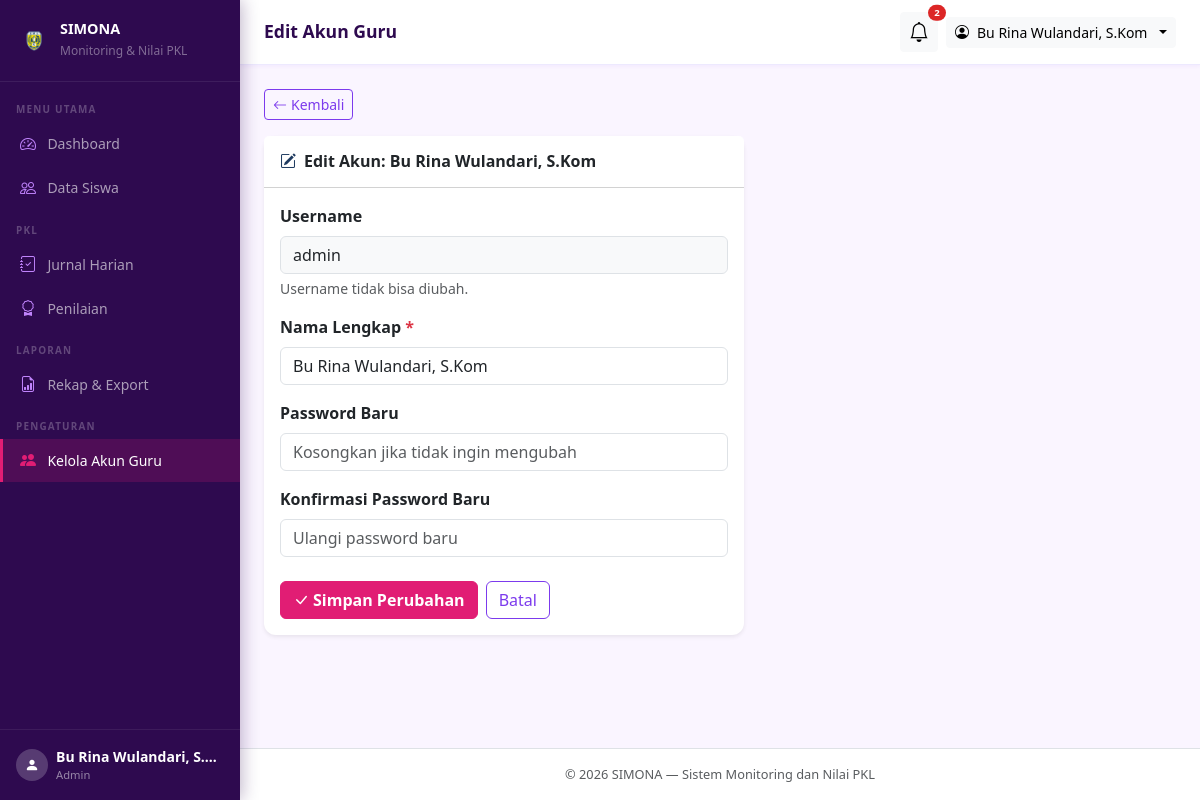
Page /admin/akun/edit.php?id=1 (signed in) on the committed database.
### tables this page shows
CREATE TABLE IF NOT EXISTS `users` (
  `id`         INT UNSIGNED  NOT NULL AUTO_INCREMENT,
  `nama`       VARCHAR(100)  NOT NULL,
  `username`   VARCHAR(50)   NOT NULL,
  `password`   VARCHAR(255)  NOT NULL COMMENT 'Hasil password_hash(), bukan teks asli',
  `role`       ENUM('admin','siswa') NOT NULL DEFAULT 'siswa',
  `created_at` TIMESTAMP     NOT NULL DEFAULT CURRENT_TIMESTAMP,
  PRIMARY KEY (`id`),
  UNIQUE KEY `uq_username` (`username`)
);

### includes/auth.php (called while the page is built, shortened)
<?php
function current_user(): array
{
    return [
        'user_id'  => $_SESSION['user_id']  ?? null,
        'nama'     => $_SESSION['nama']     ?? '',
        'username' => $_SESSION['username'] ?? '',
        'role'     => $_SESSION['role']     ?? '',
        'siswa_id' => $_SESSION['siswa_id'] ?? null,
    ];
}
function current_role(): string
{
    return $_SESSION['role'] ?? '';
}

### includes/functions.php (called while the page is built, shortened)
<?php
function e(string $string): string
{
    return htmlspecialchars($string, ENT_QUOTES, 'UTF-8');
}

### admin/akun/edit.php (the view, shortened to what this page needs)
<?php
require_once __DIR__ . '/../../includes/auth.php';
require_once __DIR__ . '/../../includes/functions.php';
$db   = get_db();
$id   = (int)($_GET['id'] ?? 0);
$stmt = $db->prepare("SELECT * FROM users WHERE id = ? AND role = 'admin'");
$stmt->execute([$id]);
$akun = $stmt->fetch();
$input  = $akun;
$page_title = 'Edit Akun Guru';
require_once __DIR__ . '/../../includes/header.php';
?>
<div class="mb-3">
  <a href="<?= APP_URL ?>/admin/akun/index.php" class="btn btn-sm btn-outline-secondary">
    <i class="bi bi-arrow-left me-1"></i>Kembali
  </a>
</div>
<div class="card border-0 shadow-sm" style="max-width:480px">
  <div class="card-header bg-white py-3">
    <h6 class="mb-0 fw-bold">
      <i class="bi bi-pencil-square me-2" style="color:#1e3a5f"></i>Edit Akun: <?= e($akun['nama']) ?>
    </h6>
  </div>
  <div class="card-body">
    <form method="POST" novalidate>
      <div class="mb-3">
        <label class="form-label fw-semibold">Username</label>
        <input type="text" class="form-control bg-light" value="<?= e($akun['username']) ?>" disabled>
        <div class="form-text">Username tidak bisa diubah.</div>
      </div>
      <div class="mb-3">
        <label class="form-label fw-semibold">Nama Lengkap <span class="text-danger">*</span></label>
        <input type="text" name="nama" class="form-control"
               value="<?= e($input['nama']) ?>" required>
      </div>
      <div class="mb-3">
        <label class="form-label fw-semibold">Password Baru</label>
        <input type="password" name="password" class="form-control"
               placeholder="Kosongkan jika tidak ingin mengubah" autocomplete="new-password">
      </div>
      <div class="mb-4">
        <label class="form-label fw-semibold">Konfirmasi Password Baru</label>
        <input type="password" name="konfirmasi" class="form-control"
               placeholder="Ulangi password baru">
      </div>
      <div class="d-flex gap-2">
        <button type="submit" class="btn btn-primary">
          <i class="bi bi-check-lg me-1"></i>Simpan Perubahan
        </button>
        <a href="<?= APP_URL ?>/admin/akun/index.php" class="btn btn-outline-secondary">Batal</a>
      </div>
    </form>
  </div>
</div>
<?php require_once __DIR__ . '/../../includes/footer.php'; ?>

### includes/header.php (shortened to what this page needs)
<?php
require_once __DIR__ . '/../includes/functions.php';
require_once __DIR__ . '/../includes/auth.php';
$page_title = $page_title ?? 'Monitoring PKL';
$user       = current_user();
$role       = current_role();
$base = ($role === 'admin') ? APP_URL . '/admin' : APP_URL . '/siswa';
$current = basename($_SERVER['PHP_SELF']);
$current_dir = basename(dirname($_SERVER['PHP_SELF']));
?>
<!DOCTYPE html>
<html lang="id">
<head>
  <link href="https://cdn.jsdelivr.net/npm/bootstrap@5.3.3/dist/css/bootstrap.min.css" rel="stylesheet">
  <link href="https://cdn.jsdelivr.net/npm/bootstrap-icons@1.11.3/font/bootstrap-icons.min.css" rel="stylesheet">
</head>
<body>
<nav class="sidebar" id="sidebar">
  <a href="<?= $base ?>/dashboard.php" class="sidebar-brand d-flex align-items-center gap-2 text-decoration-none">
    <img src="<?= APP_URL ?>/assets/img/logo-smk.png"
         alt="Logo SMK"
         style="width:36px;height:36px;object-fit:contain;flex-shrink:0">
    <div>
      <h6 class="mb-0">SIMONA</h6>
      <small>Monitoring & Nilai PKL</small>
    </div>
  </a>
  <div class="sidebar-nav">
    <?php if ($role === 'admin'): ?>
      <div class="sidebar-label">Menu Utama</div>
      <a href="<?= APP_URL ?>/admin/dashboard.php"
         class="nav-link <?= $current === 'dashboard.php' && $current_dir === 'admin' ? 'active' : '' ?>">
        <i class="bi bi-speedometer2"></i> Dashboard
      </a>
      <a href="<?= APP_URL ?>/admin/siswa/index.php"
         class="nav-link <?= $current_dir === 'siswa' ? 'active' : '' ?>">
        <i class="bi bi-people"></i> Data Siswa
      </a>
      <div class="sidebar-label">PKL</div>
      <a href="<?= APP_URL ?>/admin/jurnal/index.php"
         class="nav-link <?= $current_dir === 'jurnal' ? 'active' : '' ?>">
        <i class="bi bi-journal-check"></i> Jurnal Harian
      </a>
      <a href="<?= APP_URL ?>/admin/nilai/index.php"
         class="nav-link <?= $current_dir === 'nilai' ? 'active' : '' ?>">
        <i class="bi bi-award"></i> Penilaian
      </a>
      <div class="sidebar-label">Laporan</div>
      <a href="<?= APP_URL ?>/admin/laporan/index.php"
         class="nav-link <?= $current_dir === 'laporan' ? 'active' : '' ?>">
        <i class="bi bi-file-earmark-bar-graph"></i> Rekap & Export
      </a>
      <div class="sidebar-label">Pengaturan</div>
      <a href="<?= APP_URL ?>/admin/akun/index.php"
         class="nav-link <?= $current_dir === 'akun' ? 'active' : '' ?>">
        <i class="bi bi-people-fill"></i> Kelola Akun Guru
      </a>
    <?php endif; ?>
  </div>
  <div class="sidebar-footer">
    <div class="d-flex align-items-center gap-2">
      <div style="width:32px;height:32px;background:rgba(255,255,255,0.2);border-radius:50%;display:flex;align-items:center;justify-content:center;flex-shrink:0">
        <i class="bi bi-person-fill text-white small"></i>
      </div>
      <div style="min-width:0">
        <div class="text-white small fw-semibold text-truncate"><?= e($user['nama']) ?></div>
        <div style="color:rgba(255,255,255,0.5);font-size:0.7rem"><?= $role === 'admin' ? 'Admin' : 'Siswa' ?></div>
      </div>
    </div>
  </div>
</nav>
<div class="main-wrapper">
  <div class="topbar">
    <div class="d-flex align-items-center gap-3">
      <h5 class="page-heading"><?= e($page_title) ?></h5>
    </div>
    <div class="d-flex align-items-center gap-2">
      <?php if ($role === 'admin'):
        $db_bell = get_db();
        $pending_count = $db_bell->query("SELECT COUNT(*) FROM jurnal_harian WHERE status_verifikasi='menunggu'")->fetchColumn();
      ?>
      <div class="dropdown">
        <button class="btn btn-sm btn-light position-relative" data-bs-toggle="dropdown" aria-expanded="false">
          <i class="bi bi-bell fs-5"></i>
          <?php if ($pending_count > 0): ?>
            <span class="position-absolute top-0 start-100 translate-middle badge rounded-pill bg-danger"
                  style="font-size:0.6rem">
              <?= $pending_count > 9 ? '9+' : $pending_count ?>
            </span>
          <?php endif; ?>
        </button>
      </div>
      <?php endif; ?>
      <div class="dropdown">
        <button class="btn btn-sm btn-light dropdown-toggle d-flex align-items-center gap-2" data-bs-toggle="dropdown">
          <i class="bi bi-person-circle"></i>
          <span class="d-none d-sm-inline"><?= e($user['nama']) ?></span>
        </button>
      </div>
    </div>
  </div>
  <div class="content-area">

### includes/header.php (style rules this page uses)
:root { --sidebar-width: 240px; --primary: #2E0A4F; --accent: #E11D74; --accent-soft: #7C3AED; --accent-light: rgba(225,29,116,0.1); --accent-soft-light: rgba(124,58,237,0.1); }
body { background: #FAF5FF; font-family: 'Segoe UI', sans-serif; }
.sidebar { width: var(--sidebar-width); min-height: 100%; height: 100%; background: var(--primary); position: fixed; top: 0; left: 0; bottom: 0; z-index: 1000; transition: transform 0.3s ease; display: flex; flex-direction: column; box-shadow: 2px 0 16px rgba(46,10,79,0.3); }
.sidebar-brand { padding: 1.25rem 1rem; border-bottom: 1px solid rgba(255,255,255,0.08); text-decoration: none; }
.sidebar-brand h6 { color: #fff; font-weight: 700; margin: 0; font-size: 0.9rem; }
.sidebar-brand small { color: rgba(255,255,255,0.4); font-size: 0.75rem; }
.sidebar-nav { padding: 0.5rem 0; flex: 1; }
.sidebar-label { padding: 0.75rem 1rem 0.25rem; font-size: 0.62rem; font-weight: 700; letter-spacing: 1.2px; text-transform: uppercase; color: rgba(255,255,255,0.25); }
.sidebar-nav .nav-link { color: rgba(255,255,255,0.6); padding: 0.6rem 1rem; display: flex; align-items: center; gap: 0.65rem; font-size: 0.875rem; transition: all 0.2s; margin: 1px 0; border-left: 3px solid transparent; }
.sidebar-nav .nav-link.active { background: rgba(225,29,116,0.18); color: #fff; border-left-color: var(--accent); }
.sidebar-nav .nav-link i { color: #c084fc; font-size: 1rem; width: 18px; text-align: center; }
.sidebar-nav .nav-link.active i { color: var(--accent); }
.sidebar-footer { padding: 1rem; border-top: 1px solid rgba(255,255,255,0.07); }
.main-wrapper { margin-left: var(--sidebar-width); min-height: 100vh; display: flex; flex-direction: column; }
.topbar { background: #fff; border-bottom: 1px solid #ede9fe; padding: 0.75rem 1.5rem; display: flex; align-items: center; justify-content: space-between; position: sticky; top: 0; z-index: 999; box-shadow: 0 1px 4px rgba(124,58,237,0.07); }
.topbar .page-heading { font-weight: 700; color: var(--primary); margin: 0; font-size: 1.1rem; }
.content-area { padding: 1.5rem; flex: 1; }
.btn-primary { background: var(--accent) !important; border-color: var(--accent) !important; color: #fff !important; font-weight: 600 !important; }
.btn-outline-secondary { color: var(--accent-soft) !important; border-color: var(--accent-soft) !important; }
.badge.bg-danger { background: #dc2626 !important; }
a { color: var(--accent-soft); }
.card { border-radius: 12px !important; }

### rows in the picture
users: nama "Bu Rina Wulandari, S.…", nama "Bu Rina Wulandari, S.Kom", username "admin"

### other values in the picture
$page_title "Edit Akun Guru"
$pending_count "2"
